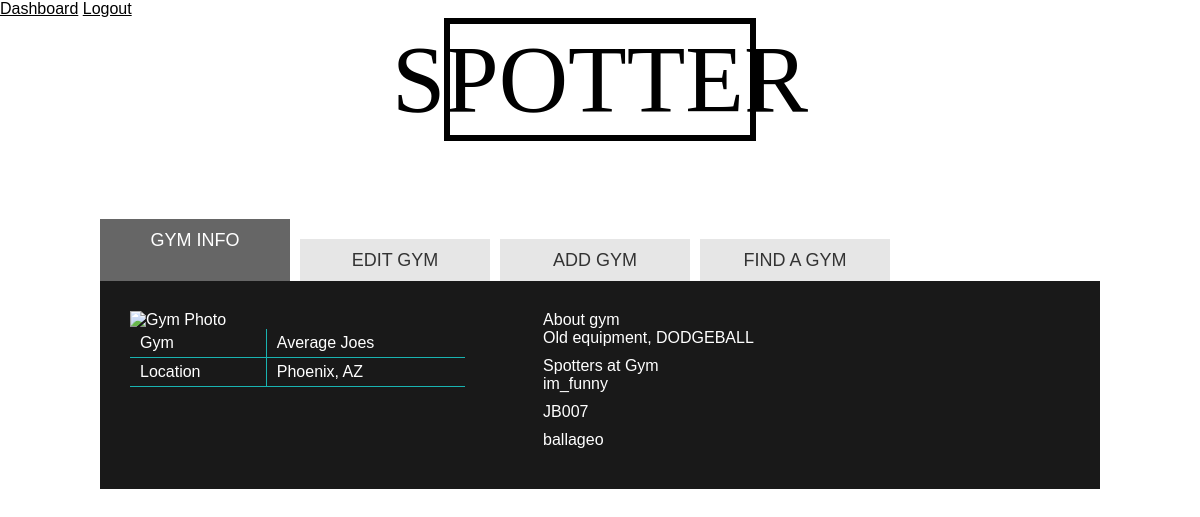
The app's page /gym_info/2 (signed in) with its own data.
### main/models.py (models this page shows)
class Gym(models.Model):
    name = models.CharField(max_length=50)
    location = models.CharField(max_length=50)
    members = models.ManyToManyField(User, related_name="gyms")
    about = models.TextField()
    photo = models.URLField(default="https://i.pinimg.com/originals/1b/59/c8/1b59c809d30e78e05a5f1794b33100c8.jpg")
    created_at = models.DateTimeField(auto_now_add=True)
    updated_at = models.DateTimeField(auto_now=True)
    objects = GymManager()

class User(models.Model):
    fname = models.CharField(max_length=50)
    lname = models.CharField(max_length=50)
    email = models.EmailField(max_length=50)
    password = models.CharField(max_length=50)
    user_name = models.CharField(max_length=50)
    location = models.CharField(max_length=50)
    skill = models.CharField(default='beginner', max_length=50)
    bio = models.TextField(blank=True)
    photo = models.URLField(default="https://i.pinimg.com/originals/1b/59/c8/1b59c809d30e78e05a5f1794b33100c8.jpg")
    created_at = models.DateTimeField(auto_now_add=True)
    updated_at = models.DateTimeField(auto_now=True)
    objects = UserManager()

### main/views.py (the view)
# urls.py: path('gym_info/<int:gym_id>', views.gym_info),
def gym_info(request, gym_id):
    this_gym = Gym.objects.get(id=gym_id)
    context = {
        'all_gyms' : Gym.objects.all(),
        'gym' : Gym.objects.get(id=gym_id),
        'user' : User.objects.get(id=request.session['user_id'])
    }
    return render(request, 'gym_info.html', context)

### main/templates/gym_info.html (shortened to what this page needs)
<!DOCTYPE html>
<html lang="en">
<head>
    {% load static %}
    <link rel="stylesheet" href="{% static 'css/gym_style.css' %}">
</head>
<body>
    <div>
        <header>
		<a style="color: black;" href="/dashboard">Dashboard</a>
        <a style="color: black;" href="/logout">Logout</a>
        </header>
        <div id="spotterimg">
            <h1>
                SPOTTER
            </h1>
        </div>
	</div>
    <div id="mainwrap">
        <header>
        <h1>Spotter</h1>
        <ul id="menu">
            <li><a class="profile" href="#profile" title="profile">Gym Info</a></li>
            <li><a class="editGym" href="#editGym" title="editGym">Edit Gym</a></li>
            <li><a class="edit" href="#addGym" title="edit">Add Gym</a></li>
            <li><a class="joinGym" href="#joinGym" title="joinGym">Find A Gym</a></li>
        </ul>
        </header>
        <div id="content">
        <div id="profile" class="section">
            <div class="column col3">
            <img style="width: 300px;" src="{{gym.photo}}" alt="Gym Photo">
            <table id="bioinfo">
                <tbody>
                <tr>
                    <td class="odd">Gym</td>
                    <td class="even">{{gym.name}}</td>
                </tr>
                <tr>
                    <td class="odd">Location</td>
                    <td class="even">{{gym.location}}</td>
                </tr>
                </tbody>
            </table>
            </div>
            <div class="column col5 pl-50">
            <h2>About gym</h2>
            <p>{{gym.about}}</p>
            <h2>Spotters at Gym</h2>
            {% for members in gym.members.all %}
            <p>{{members.user_name}}</p>
            {% endfor %}
            </div>
        </div>
            </div>
</body>
</html>

### main/static/css/gym_style.css (style rules this page uses)
* { border:0; font:inherit; font-size:100%; margin:0; padding:0; -webkit-box-sizing: border-box; -moz-box-sizing: border-box; box-sizing: border-box; }
body { font:16px 'PT Sans Narrow', Helvetica, Arial, sans-serif; font-weight:400; background-color:#ffffff; color:#ffffff; background: url('https://res.cloudinary.com/grohealth/image/upload/f_auto,fl_lossy,q_auto/v1583762924/DCUK/Content/iStock-928653036.jpg') no-repeat center center fixed; -webkit-background-size: cover; -moz-background-size: cover; -o-background-size: cover; background-size: cover; }
ol,ul { list-style:none; list-style-image:none; list-style-position:outside; list-style-type:none; }
img { border:none; max-width:100%; }
a { color:#ffffff; text-decoration:underline; outline:none; }
p { margin:0 0 10px; }
header h1 { margin:30px 0 0; }
.column { margin-left:3%; padding:0 0%; float:left; }
.column:first-child { margin-left:0; }
.col3 { width:35.625%; }
.col5 { width:61.375%; }
.pl-50 { padding-left:50px; }
#mainwrap { overflow:hidden; position:relative; width: auto; margin: 0 100px; }
#spotterimg h1 { width: auto; font-family: fantasy; font-size: 96px; color: black; justify-content: center; display: flex; margin: 0px 444px; border: 6px solid; }
#content { overflow:hidden; position:relative; }
.section { float:left; margin-right:50px; position:relative; width:100%; padding:30px; overflow:hidden; }
#profile { background-color:black; opacity: 0.9; overflow-y:hidden; }
#menu { margin-top:30px; overflow:hidden; }
#menu li { display:block; float:left; width:19%; margin-left:1%; position:relative; }
#menu li:first-child { margin-left:0; }
#menu li a { display:block; height:42px; line-height:42px; color:#333; font-size:18px; text-align:center; text-decoration:none; text-transform:uppercase; margin-top:20px; background-color:#e6e6e6; }
#menu li.active a { line-height:43px; height:62px; margin-top:0; color:#ffffff; }
#menu li.active a.profile { background-color:black; opacity: 0.6; }
#menu li.active a { text-decoration:none; }
#bioinfo { width:100%; border-collapse: collapse; }
#bioinfo tr td { padding:5px 10px; }
#bioinfo .odd { background: rgba(0,0,0,0.5); border-right:1px solid #00aba9; border-bottom:1px solid #00aba9; }
#bioinfo .even { background: rgba(0,0,0,0.3); border-bottom:1px solid #00aba9; }

### records on screen
Gym: name "Average Joes", location "Phoenix, AZ", about "Old equipment, DODGEBALL"
User: user_name "im_funny"
User: user_name "JB007"
User: user_name "ballageo"
